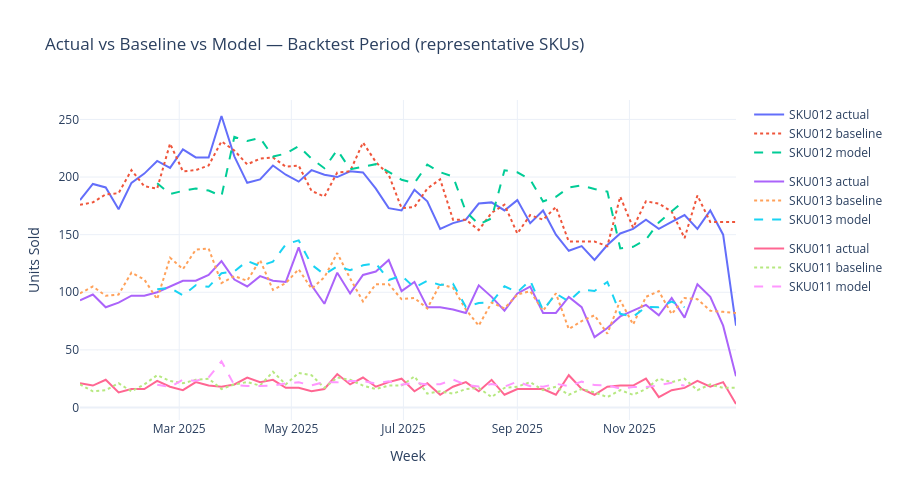

Notebook source saved alongside this figure:
### Code cell
# Actual vs baseline vs model for representative SKUs, over the backtest period only
sku_totals = weekly.groupby("SKU")["Units_Sold"].sum().sort_values(ascending=False)
rep_skus = [sku_totals.index[0], sku_totals.index[len(sku_totals)//2], sku_totals.index[-1]]

backtest_period = weekly[(weekly["week_index"] > origin_min) & (weekly["week_index"] <= origin_max + HORIZON)]

fig = go.Figure()
for sku in rep_skus:
    actual_sub = backtest_period[backtest_period["SKU"] == sku]
    model_sub = model_preds[model_preds["SKU"] == sku].sort_values("target_week_index")
    fig.add_trace(go.Scatter(x=actual_sub["week_start"], y=actual_sub["Units_Sold"],
                              mode="lines", name=f"{sku} actual", legendgroup=sku))
    fig.add_trace(go.Scatter(x=actual_sub["week_start"], y=actual_sub["baseline_pred"],
                              mode="lines", name=f"{sku} baseline", line=dict(dash="dot"), legendgroup=sku))
    fig.add_trace(go.Scatter(x=model_sub["week_start"], y=model_sub["model_pred"],
                              mode="lines", name=f"{sku} model", line=dict(dash="dash"), legendgroup=sku))

fig.update_layout(title="Actual vs Baseline vs Model — Backtest Period (representative SKUs)",
                   xaxis_title="Week", yaxis_title="Units Sold", template="plotly_white", height=500)
fig.show()
